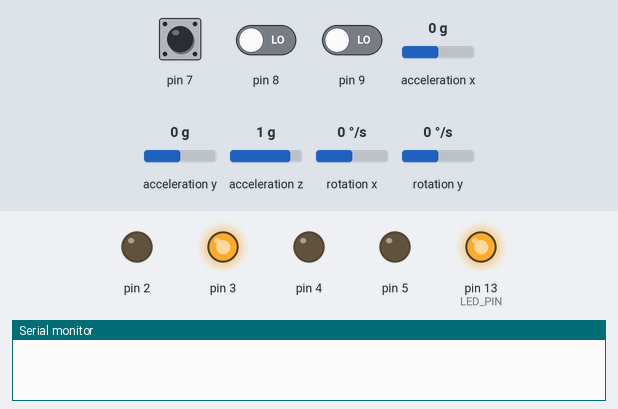
Bench run of a sketch on a simulated Arduino Nano, built with avr-gcc and run on an emulated ATmega328P. On the bench: output pins drawn as LEDs (lit = HIGH), the last lines printed to the serial monitor. Wiring (inferred from the names in the program): MPU-6050 motion sensor at I2C address 0x68. Inputs (shaded band) come from the test bench; at power-on: pin 7 LOW, pin 8 LOW, pin 9 LOW, acceleration x 0 g, acceleration y 0 g, acceleration z 1 g, rotation x 0 °/s, rotation y 0 °/s.

Above: at 0.1 s.
At 3.4 s:
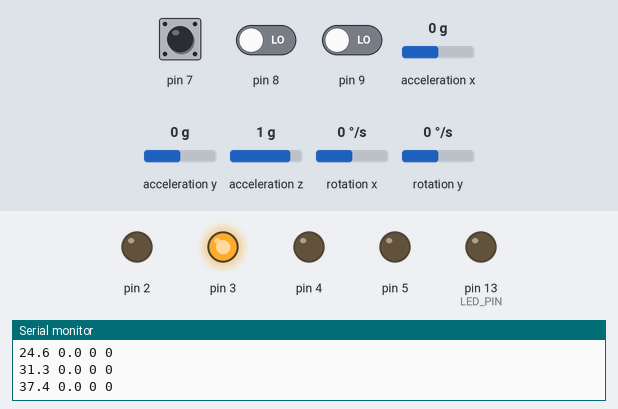
3.5 s: pin 7 pulsed HIGH 2 times (0.12 s each, 0.3 s apart)
At 4.3 s:
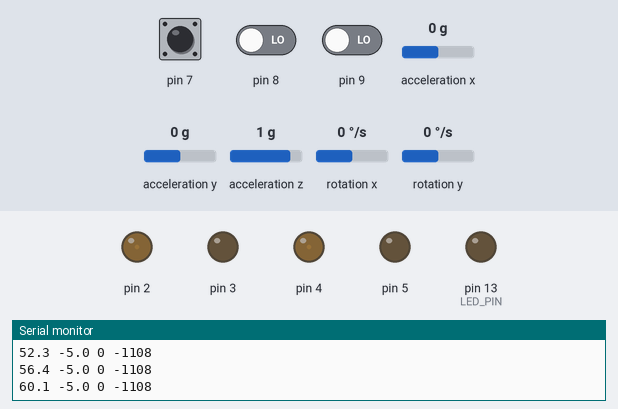
Timing chart, 0 to 6.5 s (numbered marks = the images above; inputs shaded):
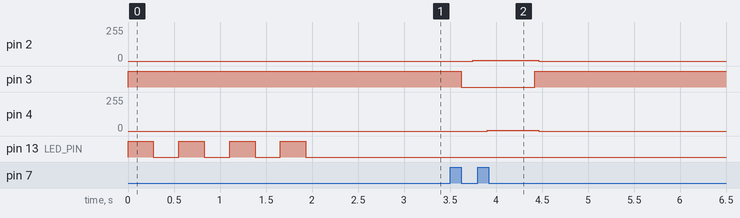

The sketch:

SegwayRC_v1.ino
```cpp
// (licence header left out)
#include <Wire.h>
#include <util/atomic.h>

// ---------------------------------------------------------------- MECCANICA -
#define MICROPASSI          8        // <<< DEVE corrispondere ai DIP dei TB6600
#define PASSI_GIRO          200      // passi/giro del motore (1,8 gradi)
#define DIAM_RUOTA_M        0.105f   // diametro ruota in metri

// Frequenza di passo massima per motore [Hz]. Vincoli:
//   a) l'ISR gira a 50 kHz e puo' emettere al massimo 1 impulso ogni 2 tick
//      -> tetto assoluto 25000 Hz
//   b) i TB6600 hanno ingressi optoisolati: sopra ~20 kHz iniziano a perdere
//      impulsi. Con driver digitali (DM542) puoi salire.
//   c) se il motore stalla o "canta" senza girare, sei oltre la sua coppia:
//      abbassa questo valore oppure alza la tensione di alimentazione.
// Con 12500 Hz e 1/8 di passo -> 2,56 m/s teorici (9,2 km/h).
#define FREQ_MAX_HZ         12500.0f

// -------------------------------------------------------------- REGOLATORE --
float Equilibrio   = -5.0f;   // [gradi] offset di montaggio dell'accelerometro
float Kp           = 21.0f;   // guadagno proporzionale
float Ki           = 1.0f;    // guadagno integrale
float Kd           = 0.01f;   // guadagno derivativo

#define PID_MAX             600.0f   // saturazione uscita PID
#define PID_I_MAX           600.0f   // saturazione termine integrale (anti-windup)
#define BANDA_MORTA_PID     8.0f     // sotto questo valore i motori si fermano
#define ANGOLO_CADUTA       30.0f    // [gradi] oltre i quali il robot si arrende

// Retroazione di velocita': somma l'uscita del PID all'errore d'angolo.
// E' quello che fa "assestare" il robot a una velocita' costante invece di
// accelerare all'infinito. Piu' basso = il robot accelera di piu' per lo
// stesso angolo di inclinazione, ma diventa oscillatorio. Non scendere
// sotto ~0,008 senza ritarare.
#define K_RETRO_VELOCITA    0.015f

#define ANGOLO_MAX_COMANDO  5.0f    // [gradi] inclinazione max chiesta dallo stick
#define GUADAGNO_STERZO     1.0f     // moltiplica il differenziale di sterzo
#define BANDA_MORTA_RC      5        // zona morta stick (su scala -100..+100)

// Limite di variazione della frequenza di passo per ciclo (2 ms).
// Serve a non perdere passi: un passo-passo non puo' saltare istantaneamente
// da 0 a 12 kHz. Troppo basso = il robot non riesce a raddrizzarsi e cade.
// 1500 Hz/ciclo = 750 kHz/s, molto permissivo. Abbassa solo se perdi passi.
#define RAMPA_MAX_HZ_CICLO  1500.0f

// ------------------------------------------------------------------ SENSORE -
#define MPU_INDIRIZZO       0x68
#define DT_S                0.002f   // periodo di ciclo [s] = 500 Hz
#define GYRO_LSB_PER_DPS    65.5f    // fondo scala +/-500 dps
#define ACC_LSB_1G          8192.0f  // fondo scala +/-4 g
const float FATT_GYRO = DT_S / GYRO_LSB_PER_DPS;   // ~0,00003053

#define COMPL_A             0.9990f  // peso del giroscopio nel filtro complementare
#define COMPL_B             0.0010f  // peso dell'accelerometro (A + B = 1)

// ---------------------------------------------------------------- DEBUG/RC ---
#define DEBUG_SERIALE       1        // 0 per disattivarlo del tutto
#define DEBUG_OGNI_N_CICLI  100      // 100 cicli x 2 ms = stampa ogni 200 ms
#define RC_TIMEOUT_US       500000UL // 0,5 s senza impulsi -> failsafe

// ------------------------------------------------------------- MASCHERE PIN --
// D2 = PUL sinistro, D3 = DIR sinistro, D4 = PUL destro, D5 = DIR destro
#define M_PUL_SX  0b00000100
#define M_DIR_SX  0b00001000
#define M_PUL_DX  0b00010000
#define M_DIR_DX  0b00100000
#define LED_PIN   13

// =============================================================================
//  VARIABILI
// =============================================================================

// Condivise con l'ISR del generatore di passi (accesso atomico obbligatorio)
volatile uint16_t inc_sx = 0, inc_dx = 0;   // incrementi DDS
volatile uint8_t  dir_sx = 0, dir_dx = 0;   // 0 = avanti, 1 = indietro

// Condivise con l'ISR del radiocomando
volatile unsigned long timer_rc[4];
volatile byte  ultimo_canale[3];
volatile int   input_rc[3];
volatile unsigned long ultimo_impulso_rc = 0;

// Regolatore
float PID_errore, PID_i_mem, PID_setpoint, Uscita_PID, PID_ultimo_errore;
float PID_uscita_sx, PID_uscita_dx;
float PID_setpoint_bilanciamento;
float Angolo_gyro, Angolo_acc;
float freq_sx_prec = 0, freq_dx_prec = 0;

// Sensore
int  Beccheggio_gyro, Imbardata_gyro, Accelerometro_z;
long Calibrazione_imbardata, Calibrazione_beccheggio;

// Servizio
byte Avvio = 0;
int  throttle, steering, mode;
unsigned long Tempo_ciclo;
uint16_t contatore_debug = 0;

// =============================================================================
//  SETUP
// =============================================================================
void setup(){
  Serial.begin(115200);
  Wire.begin();
  TWBR = 12;                     // I2C a 400 kHz

  pinMode(2, OUTPUT); pinMode(3, OUTPUT);
  pinMode(4, OUTPUT); pinMode(5, OUTPUT);
  pinMode(LED_PIN, OUTPUT);
  PORTD &= ~(M_PUL_SX | M_PUL_DX);

  // --- Timer2: interrupt ogni 20 us (50 kHz) per il generatore di passi ---
  TCCR2A = 0;
  TCCR2B = 0;
  TIMSK2 |= (1 << OCIE2A);
  TCCR2B |= (1 << CS21);         // prescaler 8 -> 2 MHz
  OCR2A   = 39;                  // 40 conteggi = 20 us
  TCCR2A |= (1 << WGM21);        // modalita' CTC

  // --- MPU-6050 ---
  scriviMPU(0x6B, 0x00);   // PWR_MGMT_1: sveglia il sensore
  scriviMPU(0x1B, 0x08);   // GYRO_CONFIG: +/-500 dps  <-- CORRETTO (era 0x00)
  scriviMPU(0x1C, 0x08);   // ACCEL_CONFIG: +/-4 g
  scriviMPU(0x1A, 0x03);   // CONFIG: DLPF ~43 Hz
                           // (prova 0x02 = 94 Hz se vuoi meno ritardo di fase,
                           //  a costo di piu' rumore)

  // --- Interrupt radiocomando ---
  // v3.1 abilitava solo PCIE0: il pin 7 (PCINT23, gruppo 2) non generava mai
  // interrupt. Ora entrambi i gruppi sono attivi.
  PCICR  |= (1 << PCIE0) | (1 << PCIE2);
  PCMSK0 |= (1 << PCINT0);   // D8  - throttle
  PCMSK0 |= (1 << PCINT1);   // D9  - steering
  PCMSK2 |= (1 << PCINT23);  // D7  - mode

  // --- Calibrazione offset giroscopio (il robot deve stare FERMO) ---
  for(int i = 0; i < 800; i++){
    if(i % 100 == 0) digitalWrite(LED_PIN, !digitalRead(LED_PIN));
    Wire.beginTransmission(MPU_INDIRIZZO);
    Wire.write(0x43);
    Wire.endTransmission();
    Wire.requestFrom(MPU_INDIRIZZO, 4);
    Calibrazione_imbardata  += Wire.read() << 8 | Wire.read();
    Calibrazione_beccheggio += Wire.read() << 8 | Wire.read();
    delayMicroseconds(1700);
  }
  Calibrazione_imbardata  /= 800;
  Calibrazione_beccheggio /= 800;
  digitalWrite(LED_PIN, LOW);

#if DEBUG_SERIALE
  Serial.println(F("\nSegwayRC v3.2"));
  Serial.print(F("Micropassi 1/"));   Serial.println(MICROPASSI);
  Serial.print(F("Freq max Hz "));    Serial.println(FREQ_MAX_HZ);
  Serial.print(F("Vel max m/s "));
  Serial.println(FREQ_MAX_HZ / (PASSI_GIRO * MICROPASSI) * 3.14159f * DIAM_RUOTA_M);
#endif

  Tempo_ciclo = micros() + (unsigned long)(DT_S * 1000000.0f);
}

// =============================================================================
//  LOOP PRINCIPALE  (500 Hz)
// =============================================================================
void loop(){

  // ---------------------------------------------------- lettura radiocomando -
  int rc[3];
  unsigned long t_rc;
  ATOMIC_BLOCK(ATOMIC_RESTORESTATE){       // gli int sono a 16 bit: lettura
    rc[0] = input_rc[0];                   // non atomica -> valori corrotti
    rc[1] = input_rc[1];
    rc[2] = input_rc[2];
    t_rc  = ultimo_impulso_rc;
  }

  if((micros() - t_rc) > RC_TIMEOUT_US){   // FAILSAFE: ricevitore muto
    throttle = 0;
    steering = 0;
    mode     = 0;
  } else {
    mode     = rc[0];
    throttle = map(constrain(rc[1], 1000, 2000), 1000, 2000, -100, 100);
    steering = map(constrain(rc[2], 1000, 2000), 1000, 2000, -100, 100);
  }

  // -------------------------------------------------------- stima dell'angolo -
  // Accelerometro: da' l'angolo assoluto ma e' rumoroso e sensibile alle
  // accelerazioni del veicolo.
  Wire.beginTransmission(MPU_INDIRIZZO);
  Wire.write(0x3F);                        // ACCEL_ZOUT_H
  Wire.endTransmission();
  Wire.requestFrom(MPU_INDIRIZZO, 2);
  Accelerometro_z = Wire.read() << 8 | Wire.read();
  Accelerometro_z = constrain(Accelerometro_z, -(int)ACC_LSB_1G, (int)ACC_LSB_1G);
  Angolo_acc = asin((float)Accelerometro_z / ACC_LSB_1G) * 57.296f - Equilibrio;

  // Avvio automatico quando il robot viene messo in verticale
  if(Avvio == 0 && Angolo_acc > -0.5f && Angolo_acc < 0.5f){
    Angolo_gyro = Angolo_acc;
    Avvio = 1;
  }

  // Giroscopio: preciso nel breve periodo ma deriva. Si integra.
  Wire.beginTransmission(MPU_INDIRIZZO);
  Wire.write(0x43);                        // GYRO_XOUT_H
  Wire.endTransmission();
  Wire.requestFrom(MPU_INDIRIZZO, 4);
  Imbardata_gyro  = Wire.read() << 8 | Wire.read();
  Beccheggio_gyro = Wire.read() << 8 | Wire.read();
  Beccheggio_gyro -= Calibrazione_beccheggio;
  Angolo_gyro += Beccheggio_gyro * FATT_GYRO;

  // Filtro complementare: il giroscopio domina, l'accelerometro corregge
  // lentamente la deriva. Costante di tempo = DT * A / B = 2 s.
  Angolo_gyro = Angolo_gyro * COMPL_A + Angolo_acc * COMPL_B;

  // ------------------------------------------------------------------- PID --
  PID_errore = Angolo_gyro - PID_setpoint_bilanciamento - PID_setpoint;

  // Retroazione di velocita': "conta" anche quanto stanno gia' correndo le
  // ruote, cosi' il robot si stabilizza a velocita' costante.
  if(Uscita_PID > 10.0f || Uscita_PID < -10.0f)
    PID_errore += Uscita_PID * K_RETRO_VELOCITA;

  PID_i_mem += Ki * PID_errore;
  PID_i_mem  = constrain(PID_i_mem, -PID_I_MAX, PID_I_MAX);

  Uscita_PID = Kp * PID_errore + PID_i_mem + Kd * (PID_errore - PID_ultimo_errore);
  Uscita_PID = constrain(Uscita_PID, -PID_MAX, PID_MAX);
  PID_ultimo_errore = PID_errore;

  if(Uscita_PID < BANDA_MORTA_PID && Uscita_PID > -BANDA_MORTA_PID)
    Uscita_PID = 0;

  // Caduta o non ancora avviato -> tutto a zero
  if(Angolo_gyro > ANGOLO_CADUTA || Angolo_gyro < -ANGOLO_CADUTA || Avvio == 0){
    Uscita_PID = 0;
    PID_i_mem  = 0;
    Avvio      = 0;
    PID_setpoint_bilanciamento = 0;
  }

  // --------------------------------------------------- comandi di movimento --
  PID_uscita_sx = Uscita_PID;
  PID_uscita_dx = Uscita_PID;

  // Sterzo: differenziale fra le due ruote
  if(steering > BANDA_MORTA_RC || steering < -BANDA_MORTA_RC){
    PID_uscita_sx += steering * GUADAGNO_STERZO;
    PID_uscita_dx -= steering * GUADAGNO_STERZO;
  }

  // Avanti/indietro: lo stick chiede un ANGOLO di inclinazione, non una
  // velocita'. E' il modo giusto: un segway accelera solo se si inclina.
  if(throttle > BANDA_MORTA_RC || throttle < -BANDA_MORTA_RC){
    PID_setpoint = ANGOLO_MAX_COMANDO * throttle / 100.0f;
  } else {
    // Rientro morbido a zero quando si rilascia lo stick
    if(PID_setpoint > 0.1f)       PID_setpoint -= 0.05f;
    else if(PID_setpoint < -0.1f) PID_setpoint += 0.05f;
    else                          PID_setpoint  = 0.0f;
  }

  // Auto-ricerca del punto di equilibrio: se da fermo il robot deve comunque
  // spingere per stare su, significa che il baricentro non e' sopra l'asse.
  if(PID_setpoint == 0.0f){
    if(Uscita_PID < 0) PID_setpoint_bilanciamento += 0.0015f;
    if(Uscita_PID > 0) PID_setpoint_bilanciamento -= 0.0015f;
  }

  // ------------------------------------------- conversione in passi/secondo --
  float f_sx = frequenzaDaPID(PID_uscita_sx);
  float f_dx = frequenzaDaPID(PID_uscita_dx);

  f_sx = limitaRampa(f_sx, freq_sx_prec);  freq_sx_prec = f_sx;
  f_dx = limitaRampa(f_dx, freq_dx_prec);  freq_dx_prec = f_dx;

  // DDS: incremento = freq / 50000 * 65536
  uint16_t i_sx = (uint16_t)(fabs(f_sx) * 1.31072f);
  uint16_t i_dx = (uint16_t)(fabs(f_dx) * 1.31072f);
  uint8_t  d_sx = (f_sx < 0) ? 1 : 0;
  uint8_t  d_dx = (f_dx < 0) ? 1 : 0;

  ATOMIC_BLOCK(ATOMIC_RESTORESTATE){
    inc_sx = i_sx;  dir_sx = d_sx;
    inc_dx = i_dx;  dir_dx = d_dx;
  }

  // ----------------------------------------------------------------- debug ---
#if DEBUG_SERIALE
  if(++contatore_debug >= DEBUG_OGNI_N_CICLI){
    contatore_debug = 0;
    // Non bloccante: stampa solo se c'e' spazio nel buffer di trasmissione
    if(Serial.availableForWrite() > 40){
      Serial.print(Angolo_gyro, 1); Serial.print(' ');
      Serial.print(PID_setpoint, 1); Serial.print(' ');
      Serial.print((int)Uscita_PID); Serial.print(' ');
      Serial.println((int)f_sx);
    }
  }
#endif

  // ------------------------------------------- tempo di ciclo fisso a 2 ms ---
  // Se questo while non attende mai, il loop e' in ritardo: la stima
  // dell'angolo diventa sbagliata perche' FATT_GYRO presuppone DT_S esatto.
  while(Tempo_ciclo > micros());
  Tempo_ciclo += (unsigned long)(DT_S * 1000000.0f);
}

// =============================================================================
//  FUNZIONI DI SUPPORTO
// =============================================================================

void scriviMPU(byte reg, byte val){
  Wire.beginTransmission(MPU_INDIRIZZO);
  Wire.write(reg);
  Wire.write(val);
  Wire.endTransmission();
}

// Mappa l'uscita del PID (+/-PID_MAX) sulla frequenza di passo (+/-FREQ_MAX_HZ).
// La curva iperbolica e' quella originale di YABR: compensa il fatto che la
// coppia di un passo-passo cala con la velocita', quindi serve piu' "comando"
// per ottenere l'ultimo tratto di giri. E' normalizzata perche' a PID_MAX
// restituisca esattamente FREQ_MAX_HZ.
// Metti MAPPA_LINEARE a 1 se preferisci una risposta lineare (piu' facile da
// modellare, ma dovrai rialzare Kp).
#define MAPPA_LINEARE 0

float frequenzaDaPID(float x){
  float a = fabs(x);
  if(a < 1.0f) return 0.0f;
  if(a > PID_MAX) a = PID_MAX;

  float f;
#if MAPPA_LINEARE
  f = FREQ_MAX_HZ * a / PID_MAX;
#else
  const float k_max = (PID_MAX + 9.0f) / (1091.0f - PID_MAX);
  float k = (a + 9.0f) / (1091.0f - a);
  f = FREQ_MAX_HZ * k / k_max;
#endif

  if(f > 25000.0f) f = 25000.0f;      // tetto fisico dell'ISR
  return (x < 0) ? -f : f;
}

// Limita la variazione di frequenza per ciclo: un motore passo-passo che
// riceve un salto di frequenza troppo grande perde il sincronismo e si ferma
// (e il robot cade). Questo e' il motivo per cui i passo-passo hanno bisogno
// di rampe mentre un motore CC no.
float limitaRampa(float richiesta, float precedente){
  float delta = richiesta - precedente;
  if(delta >  RAMPA_MAX_HZ_CICLO) return precedente + RAMPA_MAX_HZ_CICLO;
  if(delta < -RAMPA_MAX_HZ_CICLO) return precedente - RAMPA_MAX_HZ_CICLO;
  return richiesta;
}

// =============================================================================
//  ISR GENERATORE DI PASSI  (50 kHz)
// =============================================================================
//  Sintesi digitale diretta (DDS). Un accumulatore a 16 bit viene incrementato
//  a ogni tick; ogni volta che va in overflow si emette un impulso.
//    frequenza = incremento / 65536 * 50000 Hz
//  Risoluzione: 0,76 Hz su tutto il campo. Il metodo precedente (divisore
//  intero di tick) aveva scalini del 20% oltre i 10 kHz, cioe' il controllo
//  non riusciva piu' a dosare la velocita' proprio dove serviva.
// =============================================================================
ISR(TIMER2_COMPA_vect){
  static uint16_t acc_sx = 0, acc_dx = 0;
  static uint8_t  dir_sx_att = 255, dir_dx_att = 255;
  uint16_t prec;

  // Chiude gli impulsi aperti al tick precedente (larghezza 20 us, ampiamente
  // sopra il minimo richiesto dai TB6600)
  PORTD &= ~(M_PUL_SX | M_PUL_DX);

  // ---- motore sinistro ----
  if(dir_sx_att != dir_sx){
    dir_sx_att = dir_sx;
    if(dir_sx_att) PORTD &= ~M_DIR_SX; else PORTD |= M_DIR_SX;
    acc_sx = 0;              // salta un tick: garantisce >=20 us di setup
  } else {                   // fra il cambio di DIR e il fronte di PUL
    prec = acc_sx;
    acc_sx += inc_sx;
    if(acc_sx < prec) PORTD |= M_PUL_SX;
  }

  // ---- motore destro (DIR invertita: montaggio speculare) ----
  if(dir_dx_att != dir_dx){
    dir_dx_att = dir_dx;
    if(dir_dx_att) PORTD |= M_DIR_DX; else PORTD &= ~M_DIR_DX;
    acc_dx = 0;
  } else {
    prec = acc_dx;
    acc_dx += inc_dx;
    if(acc_dx < prec) PORTD |= M_PUL_DX;
  }
}

// =============================================================================
//  ISR RADIOCOMANDO
// =============================================================================
ISR(PCINT0_vect){
  unsigned long ora = micros();

  // Canale 1 - mode (D7, PIND bit 7)
  if(ultimo_canale[0] == 0 && (PIND & B10000000)){
    ultimo_canale[0] = 1;  timer_rc[1] = ora;
  } else if(ultimo_canale[0] == 1 && !(PIND & B10000000)){
    ultimo_canale[0] = 0;  input_rc[0] = ora - timer_rc[1];
    ultimo_impulso_rc = ora;
  }

  // Canale 2 - throttle (D8, PINB bit 0)
  if(ultimo_canale[1] == 0 && (PINB & B00000001)){
    ultimo_canale[1] = 1;  timer_rc[2] = ora;
  } else if(ultimo_canale[1] == 1 && !(PINB & B00000001)){
    ultimo_canale[1] = 0;  input_rc[1] = ora - timer_rc[2];
    ultimo_impulso_rc = ora;
  }

  // Canale 3 - steering (D9, PINB bit 1)
  if(ultimo_canale[2] == 0 && (PINB & B00000010)){
    ultimo_canale[2] = 1;  timer_rc[3] = ora;
  } else if(ultimo_canale[2] == 1 && !(PINB & B00000010)){
    ultimo_canale[2] = 0;  input_rc[2] = ora - timer_rc[3];
    ultimo_impulso_rc = ora;
  }
}

// Il pin 7 appartiene al gruppo PCINT2: stessa routine.
ISR(PCINT2_vect, ISR_ALIASOF(PCINT0_vect));
```

Measured:
- after the input at 3.5 s, pin 2: 0/255 → 6/255 after 0.25 s, → 0/255 0.72 s later; pin 3: HIGH → LOW after 0.12 s, → HIGH 0.80 s later; pin 4: 0/255 → 6/255 after 0.41 s, → 0/255 0.56 s later
